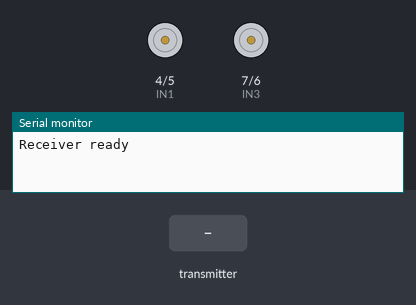
A sketch run on a simulated ESP32-S3. Shown: motor-driver pin pairs drawn as motors (green arrow = first pin HIGH = forward, orange = second pin HIGH = backward, longer = more drive, scaled by the enable pin), the last lines printed to the serial monitor. Inputs (shaded band) come from the test bench.

Above: at 1.2 s.
1.3 s: the transmitter starts sending angleY = 0
3.3 s: the transmitter starts sending goFlag = 1
5.3 s: the transmitter starts sending angleZ = 90
At 5.8 s:
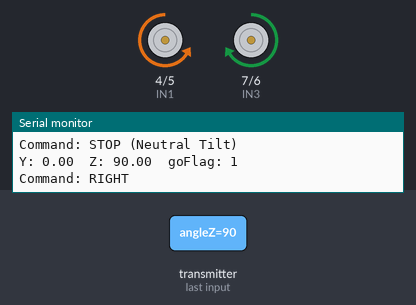
6.8 s: the transmitter starts sending angleY = 45
At 8.0 s:
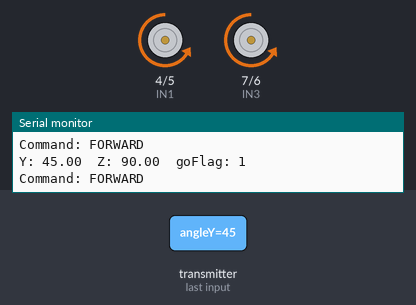
8.3 s: the transmitter starts sending goFlag = 0
At 9.5 s:
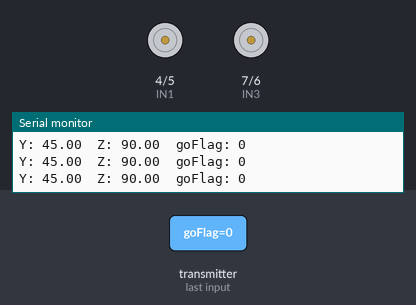
Timing chart, 0 to 10.8 s (numbered marks = the images above; inputs shaded):
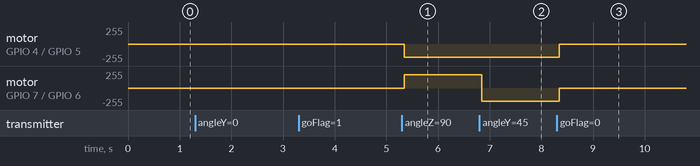

Measured:
- after the input at 5.3 s, motor on GPIO 4 (IN1) / GPIO 5 (IN2): stopped → backward 199/255 after 0.05 s; motor on GPIO 7 (IN3) / GPIO 6 (IN4): stopped → forward 199/255 after 0.05 s
- after the input at 6.8 s, motor on GPIO 7 (IN3) / GPIO 6 (IN4): forward 199/255 → backward 199/255 after 0.05 s
- after the input at 8.3 s, motor on GPIO 4 (IN1) / GPIO 5 (IN2), motor on GPIO 7 (IN3) / GPIO 6 (IN4): backward 199/255 → stopped after 0.05 s

The sketch:

recieved_data.ino
```cpp
#include <esp_now.h>
#include <WiFi.h>

// —— Data struct (must match your transmitter) ——
typedef struct struct_angles {
  float angleY;
  float angleZ;
  bool  goFlag;
} struct_angles;

// —— Motor driver pin definitions ——
const int IN1 = 4;   // side A dir 1 (Out1)
const int IN2 = 5;  // side A dir 2 (Out2)
const int ENA = 3;   // side A enable  (motors 1&2)
const int IN3 = 7;   // side B dir 1 (Out3)
const int IN4 = 6;   // side B dir 2 (Out4)
const int ENB = 8;   // side B enable  (motors 3&4)

// —— PWM config ——
const int freq = 1000;        // 1 kHz PWM frequency
const int resolution = 8;     // 8-bit resolution (0–255)
const int pwmChannelA = 0;
const int pwmChannelB = 1;
int motorSpeed = 200;          // 0 (stop) to 255 (full speed)

// —— Drive routines ——
void driveStop() {
  ledcWrite(pwmChannelA, 0);
  ledcWrite(pwmChannelB, 0);
}

void driveForward() {
  // Side A forward (LOW = forward)
  digitalWrite(IN1, LOW);
  digitalWrite(IN2, HIGH);
  // Side B forward (inverted wiring)
  digitalWrite(IN3, LOW);
  digitalWrite(IN4, HIGH);

  ledcWrite(pwmChannelA, motorSpeed);
  ledcWrite(pwmChannelB, motorSpeed);
}

void driveBackward() {
  // Side A backward
  digitalWrite(IN1, HIGH);
  digitalWrite(IN2, LOW);
  // Side B backward (inverted wiring)
  digitalWrite(IN3, HIGH);
  digitalWrite(IN4, LOW);

  ledcWrite(pwmChannelA, motorSpeed);
  ledcWrite(pwmChannelB, motorSpeed);
}

void turnLeft() {
  // Pivot left: left side backward (A), right side forward (B)
  digitalWrite(IN1, HIGH);
  digitalWrite(IN2, LOW);
  digitalWrite(IN3, LOW);
  digitalWrite(IN4, HIGH);

  ledcWrite(pwmChannelA, motorSpeed);
  ledcWrite(pwmChannelB, motorSpeed);
}

void turnRight() {
  // Pivot right: left side forward (A), right side backward (B)
  digitalWrite(IN1, LOW);
  digitalWrite(IN2, HIGH);
  digitalWrite(IN3, HIGH);
  digitalWrite(IN4, LOW);

  ledcWrite(pwmChannelA, motorSpeed);
  ledcWrite(pwmChannelB, motorSpeed);
}

// —— Pick motion based on angles + goFlag ——
void decideDirection(float y, float z, bool goFlag) {
  if (!goFlag) {
    driveStop();
    return;
  }

  if (y >= 30 && y <= 60) {
    Serial.println("Command: FORWARD");
    driveForward();
  }
  else if (y <= -60 && y >= -120) {
    Serial.println("Command: BACKWARD");
    driveBackward();
  }
  else if (z <= -60 && z >= -120) {
    Serial.println("Command: LEFT");
    turnLeft();
  }
  else if (z >= 60 && z <= 120) {
    Serial.println("Command: RIGHT");
    turnRight();
  }
  else {
    Serial.println("Command: STOP (Neutral Tilt)");
    driveStop();
  }
}

// —— ESP-NOW receive callback ——
void onDataRecv(const uint8_t *mac, const uint8_t *data, int len) {
  struct_angles d;
  memcpy(&d, data, sizeof(d));
  Serial.printf("Y: %.2f  Z: %.2f  goFlag: %d\n", d.angleY, d.angleZ, d.goFlag);
  decideDirection(d.angleY, d.angleZ, d.goFlag);
}

void setup() {
  Serial.begin(115200);

  // Motor pins
  pinMode(IN1, OUTPUT);
  pinMode(IN2, OUTPUT);
  pinMode(IN3, OUTPUT);
  pinMode(IN4, OUTPUT);
  pinMode(ENA, OUTPUT);
  pinMode(ENB, OUTPUT);

  // PWM Setup
  ledcSetup(pwmChannelA, freq, resolution);
  ledcAttachPin(ENA, pwmChannelA);
  ledcSetup(pwmChannelB, freq, resolution);
  ledcAttachPin(ENB, pwmChannelB);

  // Wi‑Fi / ESP‑NOW init
  WiFi.mode(WIFI_STA);
  WiFi.disconnect();
  if (esp_now_init() != ESP_OK) {
    Serial.println("ERROR: ESP‑NOW init failed");
    while (true) { delay(1000); }
  }
  esp_now_register_recv_cb(onDataRecv);
  Serial.println("Receiver ready");
}

void loop() {
  // all action in onDataRecv()
  delay(10);
}
```
